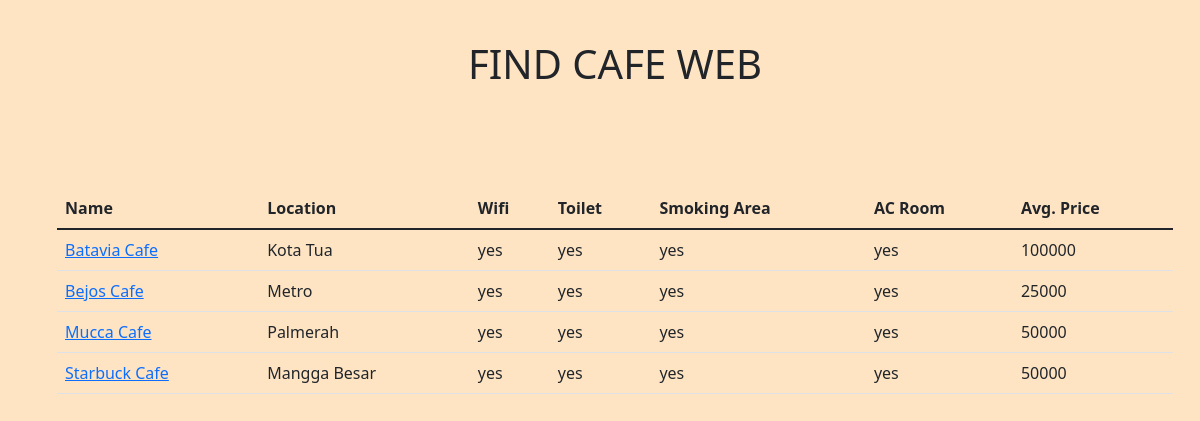
/list-cafe/, run on the app's committed database.
### findcafe/models.py (models this page shows, shortened)
class Cafe(models.Model):
    name = models.CharField(max_length=50)
    location = models.CharField(max_length=50)
    wifi = models.CharField(max_length=3)
    toilet = models.CharField(max_length=3)
    smokingarea = models.CharField(max_length=3)
    ac_room = models.CharField(max_length=3)
    avg_price = models.IntegerField()

### findcafe/views.py (the view)
# urls.py: path('list-cafe/', list_cafe),
def list_cafe(request):
    cafes = Cafe.objects.all()
    content = {
        'cafes' : cafes,
    }
    return render(request,'list-cafe.html', content)

### findcafe/templates/list-cafe.html
{% extends 'base.html' %} {% block content %}
<div class="container">
  <div class="row">
    <div class="col-md-12">
      <table class="table">
        <thead>
          <tr>
            <th>Name</th>
            <th>Location</th>
            <th>Wifi</th>
            <th>Toilet</th>
            <th>Smoking Area</th>
            <th>AC Room</th>
            <th>Avg. Price</th>
          </tr>
        </thead>
        <tbody>
          {% for cafe in cafes %}
          <tr>
            <td><a href="{% url 'edit_cafe' cafe.id %}">{{cafe.name}}</a></td>
            <td>{{cafe.location}}</td>
            <td>{{cafe.wifi}}</td>
            <td>{{cafe.toilet}}</td>
            <td>{{cafe.smokingarea}}</td>
            <td>{{cafe.ac_room}}</td>
            <td>{{cafe.avg_price}}</td>
          </tr>
          {% endfor %}
        </tbody>
      </table>
    </div>
  </div>
</div>
{% endblock %}

### templates/base.html (shortened to what this page needs)
{% load static %}
<!DOCTYPE html>
<html lang="en">
  <head>
    <link rel="stylesheet" href="{% static 'css/bootstrap.min.css' %}" />
    <link rel="stylesheet" href="{% static 'css/style.css' %}" />
  </head>
  <body>
    <h1 id="header">FIND CAFE WEB</h1>
    {% block content %} {% endblock %}
  </body>
</html>

### static/css/style.css (style rules this page uses)
body { background-color: bisque; }

### templates/base.html (style rules this page uses)
#header { text-align: center; margin-bottom: 100px; margin-top: 40px; }
body { padding-left: 30px; }

### data on the page
Cafe: name "Batavia Cafe", location "Kota Tua", wifi "yes", toilet "yes", smokingarea "yes", ac_room "yes", avg_price "100000"
Cafe: name "Bejos Cafe", location "Metro", wifi "yes", toilet "yes", smokingarea "yes", ac_room "yes", avg_price "25000"
Cafe: name "Mucca Cafe", location "Palmerah", wifi "yes", toilet "yes", smokingarea "yes", ac_room "yes", avg_price "50000"
Cafe: name "Starbuck Cafe", location "Mangga Besar", wifi "yes", toilet "yes", smokingarea "yes", ac_room "yes", avg_price "50000"
